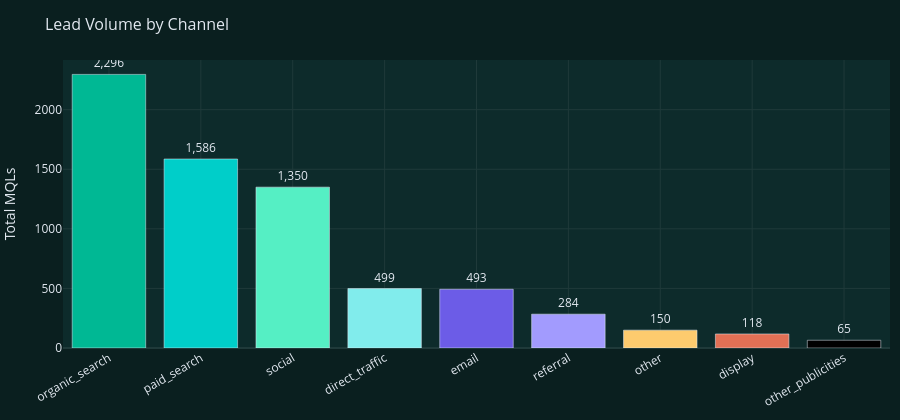
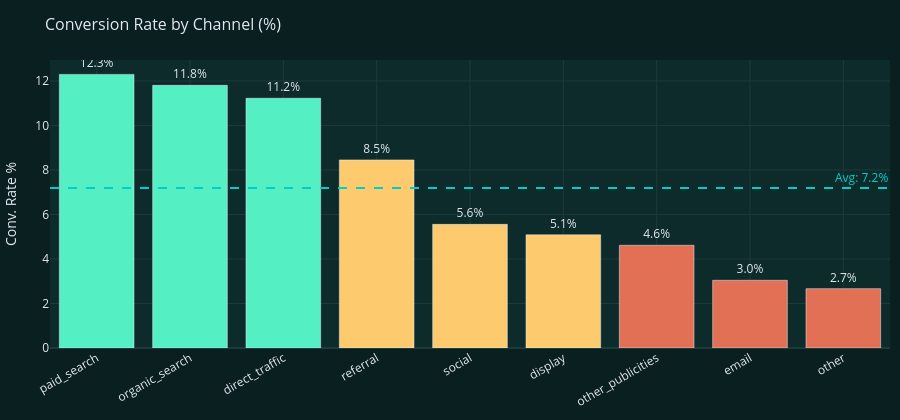

The cell these charts' notebook holds for them, in order:
### Markdown cell above
## 4. Conversion Rate by Marketing Channel (Origin)

### Code cell
channel_stats = merged.groupby('origin').agg(
    total_leads=('mql_id', 'count'),
    converted_leads=('converted', 'sum')
).reset_index()
channel_stats['conversion_rate'] = channel_stats['converted_leads'] / channel_stats['total_leads'] * 100
channel_stats = channel_stats[channel_stats['origin'] != 'unknown'].sort_values('conversion_rate', ascending=False)

# --- Lead Volume by Channel ---
vol_sorted = channel_stats.sort_values('total_leads', ascending=False)
fig1 = go.Figure(go.Bar(
    x=vol_sorted['origin'], y=vol_sorted['total_leads'],
    marker_color=PALETTE[:len(vol_sorted)],
    text=vol_sorted['total_leads'], textposition='outside',
    texttemplate='%{text:,}'
))
fig1.update_xaxes(tickangle=-30)
fig1 = style_fig(fig1, title='Lead Volume by Channel', height=420)
fig1.update_layout(yaxis_title='Total MQLs')
fig1.show()

# --- Conversion Rate by Channel ---
bar_colors = ['#55efc4' if v>=10 else '#fdcb6e' if v>=5 else '#e17055' for v in channel_stats['conversion_rate']]
fig2 = go.Figure(go.Bar(
    x=channel_stats['origin'], y=channel_stats['conversion_rate'],
    marker_color=bar_colors,
    text=channel_stats['conversion_rate'], textposition='outside',
    texttemplate='%{text:.1f}%'
))
avg_cr = channel_stats['conversion_rate'].mean()
fig2.add_hline(y=avg_cr, line_dash='dash', line_color=ACCENT2,
               annotation_text=f'Avg: {avg_cr:.1f}%', annotation_font_color=ACCENT2)
fig2.update_xaxes(tickangle=-30)
fig2 = style_fig(fig2, title='Conversion Rate by Channel (%)', height=420)
fig2.update_layout(yaxis_title='Conv. Rate %')
fig2.show()

print(channel_stats[['origin','total_leads','converted_leads','conversion_rate']].to_string(index=False))

### Figure 1 — Plotly figure (JSON) as saved in the notebook; plotly's stock layout.template omitted (floating-point values rounded to 4 significant figures)
{"data": [{"marker": {"color": ["#00b894", "#00cec9", "#55efc4", "#81ecec", "#6c5ce7", "#a29bfe", "#fdcb6e", "#e17055"]}, "text": [2296, 1586, 1350, 499, 493, 284, 150, 118, 65], "textposition": "outside", "texttemplate": "%{text:,}", "type": "bar", "x": ["organic_search", "paid_search", "social", "direct_traffic", "email", "referral", "other", "display", "other_publicities"], "y": [2296, 1586, 1350, 499, 493, 284, 150, 118, 65]}], "layout": {"font": {"color": "#e2e8f0", "size": 12}, "height": 420, "legend": {"bgcolor": "#0d2b2b", "bordercolor": "#1f3a3a", "borderwidth": 1, "font": {"color": "#e2e8f0"}}, "margin": {"b": 10, "l": 10, "r": 10, "t": 60}, "paper_bgcolor": "#0a1f1f", "plot_bgcolor": "#0d2b2b", "title": {"font": {"color": "#e2e8f0", "size": 16}, "text": "Lead Volume by Channel"}, "xaxis": {"color": "#e2e8f0", "gridcolor": "#1f3a3a", "tickangle": -30, "zerolinecolor": "#1f3a3a"}, "yaxis": {"color": "#e2e8f0", "gridcolor": "#1f3a3a", "title": {"text": "Total MQLs"}, "zerolinecolor": "#1f3a3a"}}}

### Figure 2 — Plotly figure (JSON) as saved in the notebook; plotly's stock layout.template omitted (floating-point values rounded to 4 significant figures)
{"data": [{"marker": {"color": ["#55efc4", "#55efc4", "#55efc4", "#fdcb6e", "#fdcb6e", "#fdcb6e", "#e17055", "#e17055", "#e17055"]}, "text": [12.3, 11.8, 11.22, 8.451, 5.556, 5.085, 4.615, 3.043, 2.667], "textposition": "outside", "texttemplate": "%{text:.1f}%", "type": "bar", "x": ["paid_search", "organic_search", "direct_traffic", "referral", "social", "display", "other_publicities", "email", "other"], "y": [12.3, 11.8, 11.22, 8.451, 5.556, 5.085, 4.615, 3.043, 2.667]}], "layout": {"annotations": [{"font": {"color": "#00cec9"}, "showarrow": false, "text": "Avg: 7.2%", "x": 1, "xanchor": "right", "xref": "x domain", "y": 7.193, "yanchor": "bottom", "yref": "y"}], "font": {"color": "#e2e8f0", "size": 12}, "height": 420, "legend": {"bgcolor": "#0d2b2b", "bordercolor": "#1f3a3a", "borderwidth": 1, "font": {"color": "#e2e8f0"}}, "margin": {"b": 10, "l": 10, "r": 10, "t": 60}, "paper_bgcolor": "#0a1f1f", "plot_bgcolor": "#0d2b2b", "shapes": [{"line": {"color": "#00cec9", "dash": "dash"}, "type": "line", "x0": 0, "x1": 1, "xref": "x domain", "y0": 7.193, "y1": 7.193, "yref": "y"}], "title": {"font": {"color": "#e2e8f0", "size": 16}, "text": "Conversion Rate by Channel (%)"}, "xaxis": {"color": "#e2e8f0", "gridcolor": "#1f3a3a", "tickangle": -30, "zerolinecolor": "#1f3a3a"}, "yaxis": {"color": "#e2e8f0", "gridcolor": "#1f3a3a", "title": {"text": "Conv. Rate %"}, "zerolinecolor": "#1f3a3a"}}}
